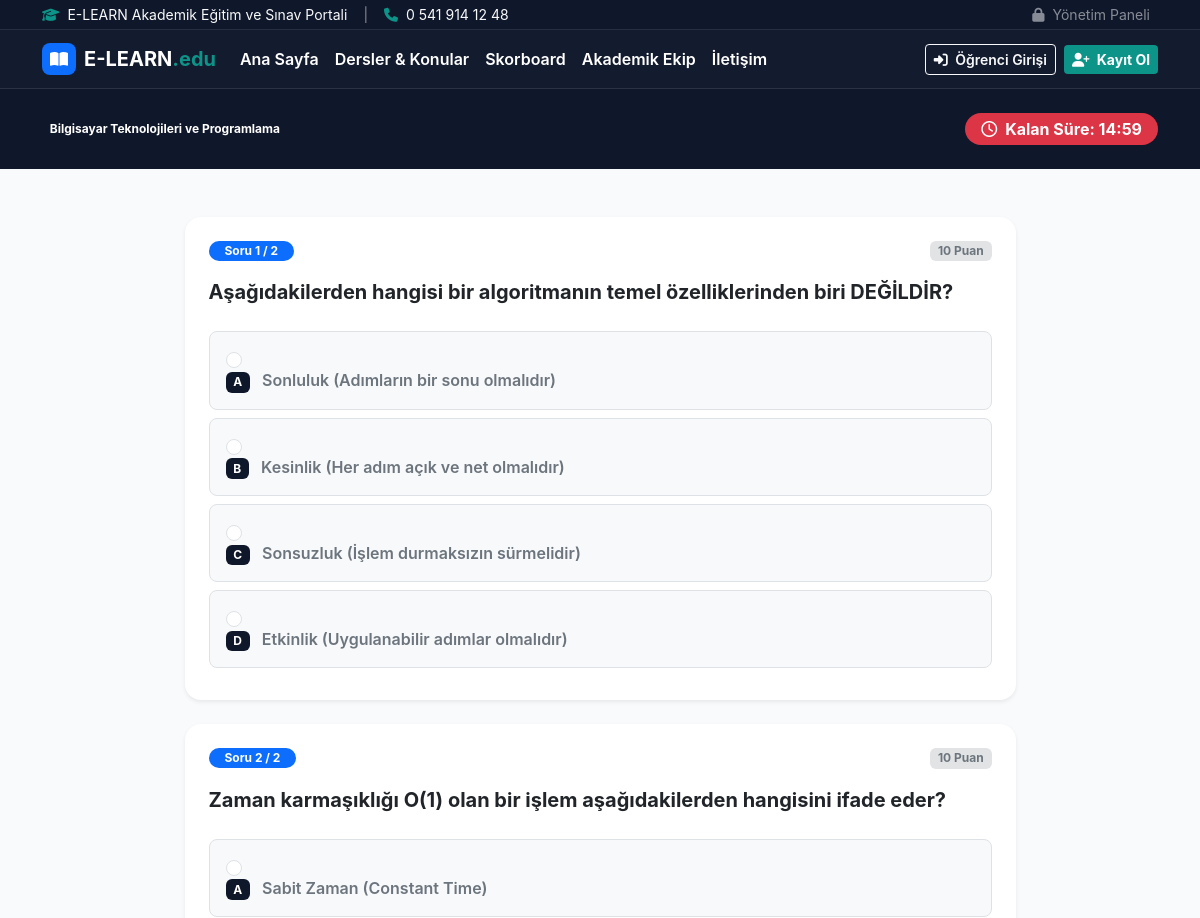
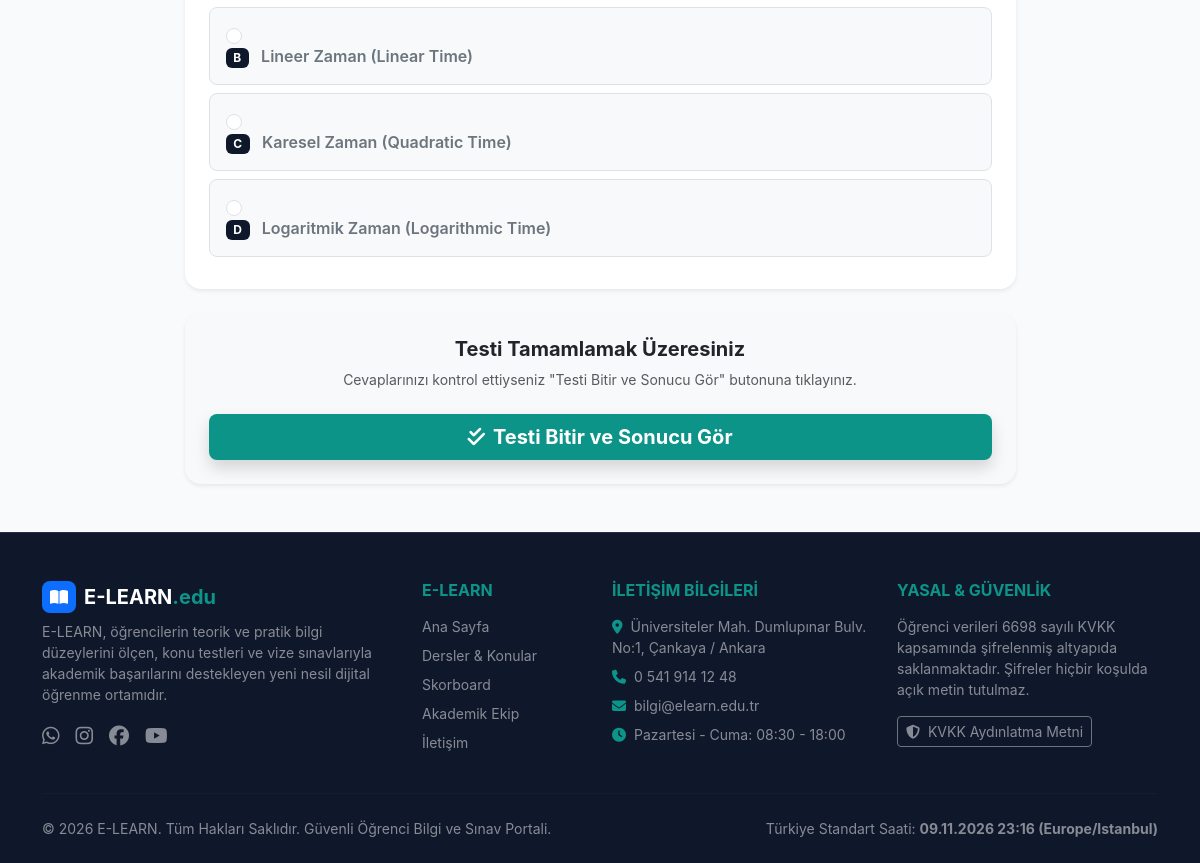
/elearn/test.php?topic_id=1, run on the app's committed database (2 pictures, top to bottom).
### tables this page shows
CREATE TABLE IF NOT EXISTS `contact_settings` (
  `id` INT PRIMARY KEY DEFAULT 1,
  `phone` VARCHAR(30) NOT NULL,
  `email` VARCHAR(100) NOT NULL,
  `address` TEXT NOT NULL,
  `whatsapp` VARCHAR(30) NULL,
  `instagram` VARCHAR(100) NULL,
  `facebook` VARCHAR(100) NULL,
  `youtube` VARCHAR(100) NULL,
  `working_hours` VARCHAR(100) NULL,
  `updated_at` DATETIME DEFAULT CURRENT_TIMESTAMP ON UPDATE CURRENT_TIMESTAMP
);

CREATE TABLE IF NOT EXISTS `course_topics` (
  `id` INT AUTO_INCREMENT PRIMARY KEY,
  `course_id` INT NOT NULL,
  `title` VARCHAR(180) NOT NULL,
  `slug` VARCHAR(180) NOT NULL,
  `short_summary` VARCHAR(255) NULL,
  `sort_order` INT DEFAULT 1,
  `is_active` TINYINT(1) DEFAULT 1,
  `created_at` DATETIME DEFAULT CURRENT_TIMESTAMP,
  INDEX `idx_topic_course` (`course_id`),
  FOREIGN KEY (`course_id`) REFERENCES `courses`(`id`) ON DELETE CASCADE
);

CREATE TABLE IF NOT EXISTS `courses` (
  `id` INT AUTO_INCREMENT PRIMARY KEY,
  `title` VARCHAR(150) NOT NULL,
  `slug` VARCHAR(150) NOT NULL UNIQUE,
  `category` VARCHAR(80) NOT NULL,
  `description` TEXT NULL,
  `image_url` VARCHAR(255) NULL,
  `sort_order` INT DEFAULT 1,
  `is_active` TINYINT(1) DEFAULT 1,
  `created_at` DATETIME DEFAULT CURRENT_TIMESTAMP,
  INDEX `idx_course_active` (`is_active`),
  INDEX `idx_course_order` (`sort_order`)
);

CREATE TABLE IF NOT EXISTS `questions` (
  `id` INT AUTO_INCREMENT PRIMARY KEY,
  `course_id` INT NOT NULL,
  `topic_id` INT NULL,
  `question_text` TEXT NOT NULL,
  `question_type` ENUM('single_choice', 'multiple_choice') DEFAULT 'single_choice',
  `points` INT DEFAULT 10,
  `explanation` TEXT NULL,
  `created_at` DATETIME DEFAULT CURRENT_TIMESTAMP,
  INDEX `idx_q_course` (`course_id`),
  INDEX `idx_q_topic` (`topic_id`),
  FOREIGN KEY (`course_id`) REFERENCES `courses`(`id`) ON DELETE CASCADE,
  FOREIGN KEY (`topic_id`) REFERENCES `course_topics`(`id`) ON DELETE SET NULL
);

CREATE TABLE IF NOT EXISTS `question_options` (
  `id` INT AUTO_INCREMENT PRIMARY KEY,
  `question_id` INT NOT NULL,
  `option_key` CHAR(1) NOT NULL,  
  `option_text` TEXT NOT NULL,
  `is_correct` TINYINT(1) DEFAULT 0,
  INDEX `idx_opt_question` (`question_id`),
  FOREIGN KEY (`question_id`) REFERENCES `questions`(`id`) ON DELETE CASCADE
);

### elearn/test.php (the view, shortened to what the rows shown need)
<?php
$topicId = (int)($_GET['topic_id'] ?? 0);
require_once __DIR__ . '/../includes/header.php';
$topic = dbSelectOne(
    "SELECT ct.*, c.title as course_title, c.id as course_id
     FROM course_topics ct
     JOIN courses c ON c.id = ct.course_id
     WHERE ct.id = ? AND ct.is_active = 1",
    "i",
    [$topicId]
);
$questions = dbSelect("SELECT * FROM questions WHERE topic_id = ? ORDER BY id ASC", "i", [$topicId]);
$questionIds = array_column($questions, 'id');
$optionsByQuestion = [];
if (!empty($questionIds)) {
    $in = implode(',', array_map('intval', $questionIds));
    $optionsRows = dbSelect("SELECT * FROM question_options WHERE question_id IN ($in) ORDER BY option_key ASC");
    foreach ($optionsRows as $opt) {
        $optionsByQuestion[$opt['question_id']][] = $opt;
    }
}
?>
<div class="bg-navy py-4 text-white">
  <div class="container">
    <div class="d-flex flex-column flex-md-row justify-content-between align-items-md-center gap-3">
      <div>
        <span class="badge bg-teal mb-1"><?php echo e($topic['course_title']); ?></span>
      </div>
    </div>
  </div>
</div>
<div class="container py-5">
  <div class="row justify-content-center">
    <div class="col-lg-9">
      <?php if (empty($questions)): ?>
        <div class="card border-0 shadow-sm p-5 text-center rounded-4">
          <div class="fs-1 text-muted mb-3"><i class="fa-solid fa-clipboard-question"></i></div>
          <h4 class="fw-bold text-navy">Bu konu için henüz soru tanımlanmamıştır.</h4>
          <p class="text-muted">Lütfen daha sonra tekrar deneyiniz veya diğer konuların testlerini inceleyiniz.</p>
          <a href="/elearn/course.php?id=<?php echo $topic['course_id']; ?>" class="btn btn-primary mt-2">Ders Konularına Dön</a>
        </div>
      <?php else: ?>
        <form id="quizForm" method="POST" action="">
          <div class="space-y-4">
            <?php foreach ($questions as $index => $q): ?>
              <div class="card border-0 shadow-sm p-4 rounded-4 mb-4">
                <div class="d-flex justify-content-between align-items-center mb-3">
                  <span class="badge bg-primary rounded-pill px-3 py-1">Soru <?php echo $index + 1; ?> / <?php echo count($questions); ?></span>
                  <span class="badge bg-secondary-subtle text-secondary"><?php echo $q['points']; ?> Puan</span>
                </div>
                <h5 class="fw-bold text-navy mb-4 lh-base"><?php echo e($q['question_text']); ?></h5>
                <div class="options-container space-y-2">
                  <?php $opts = $optionsByQuestion[$q['id']] ?? []; ?>
                  <?php foreach ($opts as $opt): ?>
                    <div class="form-check p-3 border rounded-3 mb-2 bg-light hover-shadow">
                      <input class="form-check-input ms-0 me-3" type="radio" name="answers[<?php echo $q['id']; ?>]" id="opt_<?php echo $opt['id']; ?>" value="<?php echo $opt['id']; ?>">
                      <label class="form-check-label w-100 fw-semibold text-secondary" for="opt_<?php echo $opt['id']; ?>">
                        <span class="badge bg-navy text-white me-2"><?php echo $opt['option_key']; ?></span>
                        <?php echo e($opt['option_text']); ?>
                      </label>
                    </div>
                  <?php endforeach; ?>
                </div>
              </div>
            <?php endforeach; ?>
          </div>
        </form>
      <?php endif; ?>
    </div>
  </div>
</div>
<?php require_once __DIR__ . '/../includes/footer.php'; ?>

### includes/header.php (shortened to what the rows shown need)
<?php
require_once __DIR__ . '/../config/settings.php';
$contact = getContactSettings();
?>
<!DOCTYPE html>
<html lang="tr">
<head>
  <link href="https://cdn.jsdelivr.net/npm/bootstrap@5.3.3/dist/css/bootstrap.min.css" rel="stylesheet">
  <link href="https://cdnjs.cloudflare.com/ajax/libs/font-awesome/6.5.1/css/all.min.css" rel="stylesheet">
</head>
<body class="d-flex flex-column min-vh-100">
  <div class="bg-navy py-1 text-light border-bottom border-secondary border-opacity-25 small">
    <div class="container d-flex justify-content-between align-items-center">
      <div class="d-none d-md-flex align-items-center gap-3">
        <span><i class="fa-solid fa-graduation-cap text-teal me-1"></i> E-LEARN Akademik Eğitim ve Sınav Portali</span>
        <span class="text-white-50">|</span>
        <span><i class="fa-solid fa-phone text-teal me-1"></i> <?php echo e($contact['phone']); ?></span>
      </div>
    </div>
  </div>

### includes/footer.php (shortened to what the rows shown need)
<?php
$contact = $contact ?? getContactSettings();
?>
  <footer class="bg-navy text-white mt-auto pt-5 pb-4 border-top border-secondary border-opacity-25">
    <div class="container">
      <div class="row g-4">
        <div class="col-lg-3 col-md-6">
          <h6 class="text-uppercase fw-bold text-teal mb-3">İletişim Bilgileri</h6>
          <p class="text-white-50 small mb-2">
            <i class="fa-solid fa-location-dot me-2 text-teal"></i><?php echo e($contact['address']); ?>
          </p>
          <p class="text-white-50 small mb-2">
            <i class="fa-solid fa-phone me-2 text-teal"></i><?php echo e($contact['phone']); ?>
          </p>
          <p class="text-white-50 small mb-2">
            <i class="fa-solid fa-envelope me-2 text-teal"></i><?php echo e($contact['email']); ?>
          </p>
          <p class="text-white-50 small mb-2">
            <i class="fa-solid fa-clock me-2 text-teal"></i><?php echo e($contact['working_hours']); ?>
          </p>
        </div>
      </div>
    </div>
  </footer>
</body>
</html>

### data on the page
contact_settings: phone "0 541 914 12 48", address "Üniversiteler Mah. Dumlupınar Bulv. No:1, Çankaya / Ankara", email "bilgi@elearn.edu.tr", working_hours "Pazartesi - Cuma: 08:30 - 18:00"
course_topics: course.title "Bilgisayar Teknolojileri ve Programlama"
questions: count($questions) "2", points "10", question_text "Aşağıdakilerden hangisi bir algoritmanın temel özelliklerinden biri DEĞİLDİR?"
question_options: option_key "A", option_text "Sonluluk (Adımların bir sonu olmalıdır)"
question_options: option_key "B", option_text "Kesinlik (Her adım açık ve net olmalıdır)"
question_options: option_key "C", option_text "Sonsuzluk (İşlem durmaksızın sürmelidir)"
question_options: option_key "D", option_text "Etkinlik (Uygulanabilir adımlar olmalıdır)"
questions: count($questions) "2", points "10", question_text "Zaman karmaşıklığı O(1) olan bir işlem aşağıdakilerden hangisini ifade eder?"
question_options: option_key "A", option_text "Sabit Zaman (Constant Time)"
question_options: option_key "B", option_text "Lineer Zaman (Linear Time)"
question_options: option_key "C", option_text "Karesel Zaman (Quadratic Time)"
question_options: option_key "D", option_text "Logaritmik Zaman (Logarithmic Time)"

### other printed values
getSiteSetting('about_summary') "E-LEARN, öğrencilerin teorik ve pratik bilgi düzeylerini ölçen, konu testleri ve vize sınavlarıyla akademik başarılarını destekleyen yeni nesil dijital öğrenme ortamıdır."
getSiteSetting('footer_text', '© 2026 E-LEARN. Tüm Hakları Saklıdır.') "© 2026 E-LEARN. Tüm Hakları Saklıdır. Güvenli Öğrenci Bilgi ve Sınav Portali."
